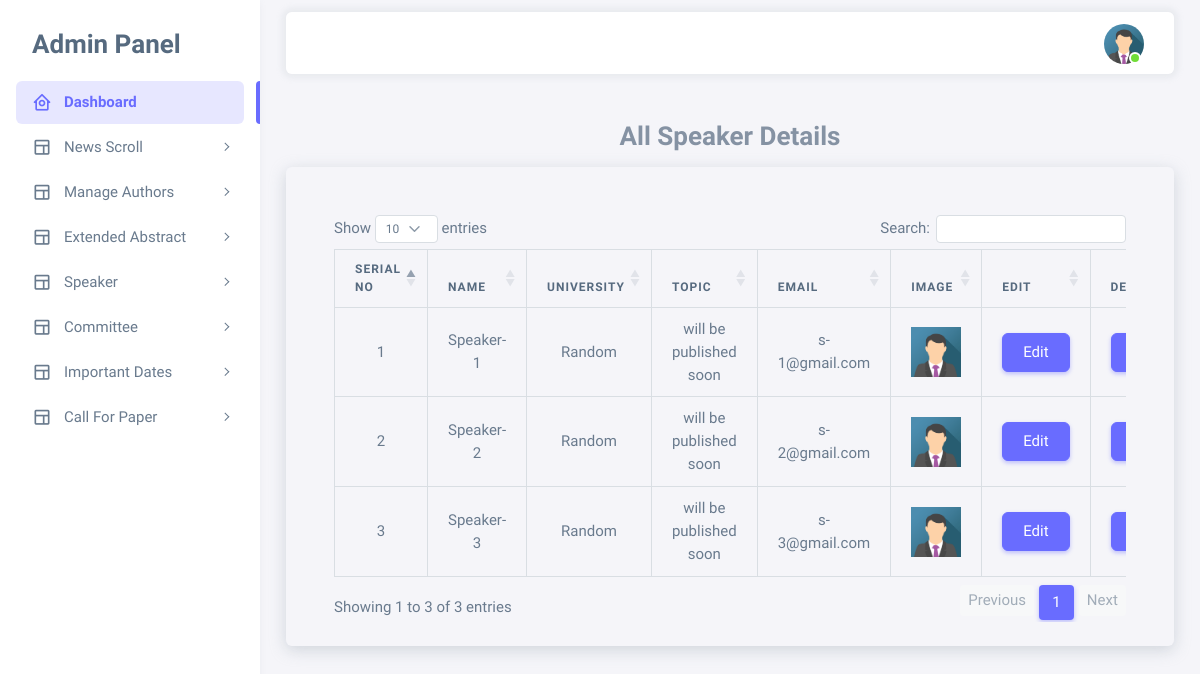
/admin/show_all_speakers.php (signed in), run on the app's committed database.
### tables this page shows
CREATE TABLE `speakers` (
  `speaker_id` int(11) NOT NULL,
  `speaker_image` varchar(50) NOT NULL,
  `speaker_name` varchar(50) NOT NULL,
  `speaker_email` varchar(50) NOT NULL,
  `speaker_contact` varchar(50) NOT NULL,
  `speaker_password` varchar(50) NOT NULL,
  `speaker_country` varchar(100) NOT NULL,
  `speaker_university` varchar(50) NOT NULL,
  `speaker_topic` varchar(50) NOT NULL,
  `speaker_status` enum('0','1') NOT NULL DEFAULT '0',
  `verification_code` varchar(100) NOT NULL
);

### admin/show_all_speakers.php (the view, shortened to what this page needs)
<?php include("admin_header.php") ?>
<div class="container-fluid mt-5">
    <h3 class="text-center text-secondary fw-bold">All Speaker Details</h3>
    <div class="col">
        <div class="card pt-5 pb-4 shadow mb-5 px-md-5 px-3 bg-body rounded">
            <div class="table-responsive">
                <table id="table" class="table table-bordered table-hover text-center">
                    <thead>
                        <tr>
                            <th>Serial No</th>
                            <th>Name</th>
                            <th>University</th>
                            <th>Topic</th>
                            <th>Email</th>
                            <th>Image</th>
                            <th>Edit</th>
                            <th>Delete</th>
                        </tr>
                    </thead>
                    <tbody>
                        <?php
                        $select_from_new_paper = "SELECT * FROM `speakers` ";
                        $run_select_from_new_paper = mysqli_query($conn, $select_from_new_paper);
                        $serial_no = 1;
                        if (mysqli_num_rows($run_select_from_new_paper) > 0) {
                            while ($row = mysqli_fetch_assoc($run_select_from_new_paper)) {
                                extract($row);
                        ?>
                                <tr>
                                    <td><?php echo $serial_no; ?></td>
                                    <td><?php echo $speaker_name ?></td>
                                    <td><?php echo $speaker_university ?></td>
                                    <td><?php echo $speaker_topic ?></td>
                                    <td><?php echo $speaker_email ?></td>
                                    <td><img src="../Images/speaker_images/<?php echo $row['speaker_image'] ?>" width='50px' height='50px'></td>
                                    <td>
                                        <a href="edit_speaker.php?speaker_id=<?php echo $speaker_id ?>" class="btn btn-primary">Edit</a>
                                    </td>
                                    <td>
                                        <a href="delete_speaker.php?id=<?php echo $speaker_id ?>&&image=<?php echo $speaker_image; ?>" class="btn btn-primary" onclick="return confirmSubmission()">Delete</a>
                                    </td>
                                </tr>
                        <?php
                                $serial_no++;
                            }
                        }
                        ?>
                    </tbody>
                </table>
            </div>
        </div>
    </div>
</div>
<?php include("admin_footer.php") ?>

### data on the page
speakers: speaker_name "Speaker-1", speaker_university "Random", speaker_topic "will be published soon", speaker_email "s-1@gmail.com", speaker_image (picture)
speakers: speaker_name "Speaker-2", speaker_university "Random", speaker_topic "will be published soon", speaker_email "s-2@gmail.com", speaker_image (picture)
speakers: speaker_name "Speaker-3", speaker_university "Random", speaker_topic "will be published soon", speaker_email "s-3@gmail.com", speaker_image (picture)
